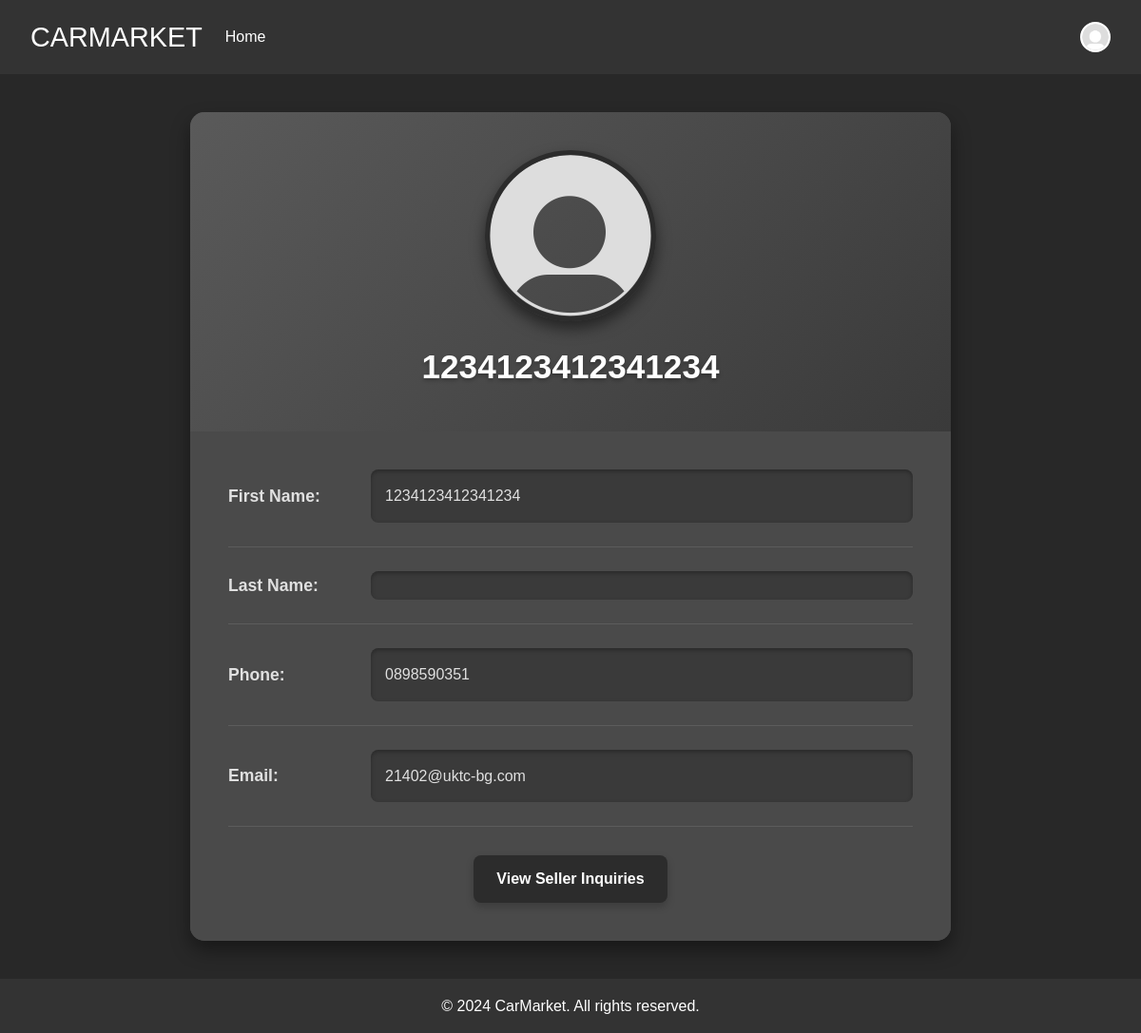
The app's page /src/WebPages/Profiles.php (signed in) with its own data.
### tables this page shows
CREATE TABLE `users` (
  `ID` int(255) NOT NULL,
  `Name` varchar(255) NOT NULL,
  `Password` varchar(255) NOT NULL,
  `Email` varchar(255) NOT NULL,
  `Phone` varchar(15) NOT NULL
);

### src/PHP/Profiles_data.php (called while the page is built, shortened)
<?php
function getUserProfileData() {
    try {
        require_once "../PHP/Connection.php";
        $user_id = $_SESSION['user_id'] ?? null;
        if ($user_id) {
            $stmt = $pdo->prepare("SELECT ID, Name, Email, Phone FROM users WHERE ID = :user_id");
            $stmt->bindParam(':user_id', $user_id, PDO::PARAM_INT);
            $stmt->execute();
            $user = $stmt->fetch(PDO::FETCH_ASSOC);
            if ($user) {
                $name_parts = explode(' ', $user['Name'], 2);
                $first_name = $name_parts[0];
                $last_name = isset($name_parts[1]) ? $name_parts[1] : '';
                $userData = [
                    'first_name' => $first_name,
                    'last_name' => $last_name,
                    'phone' => $user['Phone'] ?: '(555) 123-4567',
                    'email' => $user['Email'],
                    'profile_picture' => '../Images/Profiles/default-avatar.png'
                ];
            }
        }
    } catch (Exception $e) {
        $userData = [
            'first_name' => 'error',
            'last_name' => 'error',
            'phone' => 'error',
            'email' => 'error',
            'profile_picture' => '../Images/Profiles/default-avatar.png'
        ];
        error_log("Database error: " . $e->getMessage());
    }
    return $userData;
}
$userData = getUserProfileData();
?>

### src/WebPages/Profiles.php (the view, shortened to what this page needs)
<!DOCTYPE html>
<html lang="en">
<head>
    <link rel="stylesheet" href="../CSS/HeaderFooterIndex.css">
    <link rel="stylesheet" href="../CSS/IndexStyles.css">
    <link rel="stylesheet" href="../CSS/Profiles.css">
</head>
<body>
<?php
include '../PHP/header.php';
require_once '../PHP/Profiles_data.php';
?>
<main>
    <div class="user-profile-container">
        <div class="profile-header">
            <div class="profile-picture">
                <img src="<?php echo $userData['profile_picture']; ?>" alt="Profile Picture">
            </div>
            <h1><?php echo $userData['first_name'] . ' ' . $userData['last_name']; ?></h1>
        </div>
        <div class="profile-info">
            <div class="info-item">
                <div class="info-label">First Name:</div>
                <div class="info-value"><?php echo $userData['first_name']; ?></div>
            </div>
            <div class="info-item">
                <div class="info-label">Last Name:</div>
                <div class="info-value"><?php echo $userData['last_name']; ?></div>
            </div>
            <div class="info-item">
                <div class="info-label">Phone:</div>
                <div class="info-value"><?php echo $userData['phone']; ?></div>
            </div>
            <div class="info-item">
                <div class="info-label">Email:</div>
                <div class="info-value"><?php echo $userData['email']; ?></div>
            </div>
            <div class="profile-actions">
                <a href="Seller-Inquiries.php" class="action-button inquiries-button">View Seller Inquiries</a>
            </div>
        </div>
    </div>
</main>
<?php
include '../PHP/footer.php';
?>
</body>
</html>

### src/CSS/HeaderFooterIndex.css (style rules this page uses)
* { margin: 0; padding: 0; box-sizing: border-box; }
html, body { height: 100%; font-family: Arial, sans-serif; margin: 0; line-height: 1.6; background-attachment: fixed; }
body::before { content: ''; position: absolute; top: 0; left: 0; right: 0; bottom: 0; background-color: gray; opacity: 0; pointer-events: none; background-size: auto; background-repeat: repeat; background-position: top left; }
body::after { content: ''; position: absolute; top: 0; left: 0; right: 0; bottom: 0; background: rgba(0, 0, 0, 0.1); z-index: -1; }
html { font-size: 100%; }

### src/CSS/IndexStyles.css (style rules this page uses)
body { font-family: Arial, sans-serif; margin: 0; padding: 0; background-color: #2c2c2c; }

### src/CSS/Profiles.css (style rules this page uses)
main { min-height: calc(100vh - 150px); display: flex; align-items: center; justify-content: center; padding: 40px 20px; }
.user-profile-container { width: 100%; max-width: 800px; margin: 0 auto; background-color: #4a4a4a; border-radius: 15px; box-shadow: 0 10px 20px rgba(0, 0, 0, 0.4); color: #e0e0e0; overflow: hidden; transition: transform 0.3s ease; }
.profile-header { background: linear-gradient(135deg, #5a5a5a 0%, #3a3a3a 100%); padding: 40px 30px; text-align: center; position: relative; }
.profile-picture { width: 180px; height: 180px; border-radius: 50%; border: 5px solid #2c2c2c; margin: 0 auto 20px; overflow: hidden; box-shadow: 0 8px 15px rgba(0, 0, 0, 0.5); transition: transform 0.3s ease, box-shadow 0.3s ease; }
.profile-picture img { width: 100%; height: 100%; object-fit: cover; }
.profile-header h1 { font-size: 2.2em; margin-top: 15px; color: #ffffff; text-shadow: 0 2px 4px rgba(0, 0, 0, 0.3); }
.profile-info { padding: 40px; background-color: #4a4a4a; }
.info-item { margin-bottom: 25px; display: flex; align-items: center; transition: transform 0.2s ease; }
.info-label { font-weight: bold; width: 150px; color: #e0e0e0; font-size: 1.1em; }
.info-value { flex: 1; padding: 15px; background-color: #3a3a3a; border-radius: 8px; box-shadow: inset 0 2px 4px rgba(0,0,0,0.3); }
.info-item:not(:last-child) { border-bottom: 1px solid rgba(255,255,255,0.1); padding-bottom: 25px; }
.profile-actions { display: flex; justify-content: center; gap: 15px; margin-top: 30px; }
.action-button { display: inline-block; padding: 12px 24px; background-color: #3a3a3a; color: #ffffff; border-radius: 8px; text-decoration: none; font-weight: bold; transition: all 0.3s ease; box-shadow: 0 4px 8px rgba(0, 0, 0, 0.2); border: none; cursor: pointer; font-size: 1em; }
.inquiries-button { background-color: #2c2c2c; }

### records on screen
users: Name "1234123412341234", Phone "0898590351", Email "21402@uktc-bg.com"
